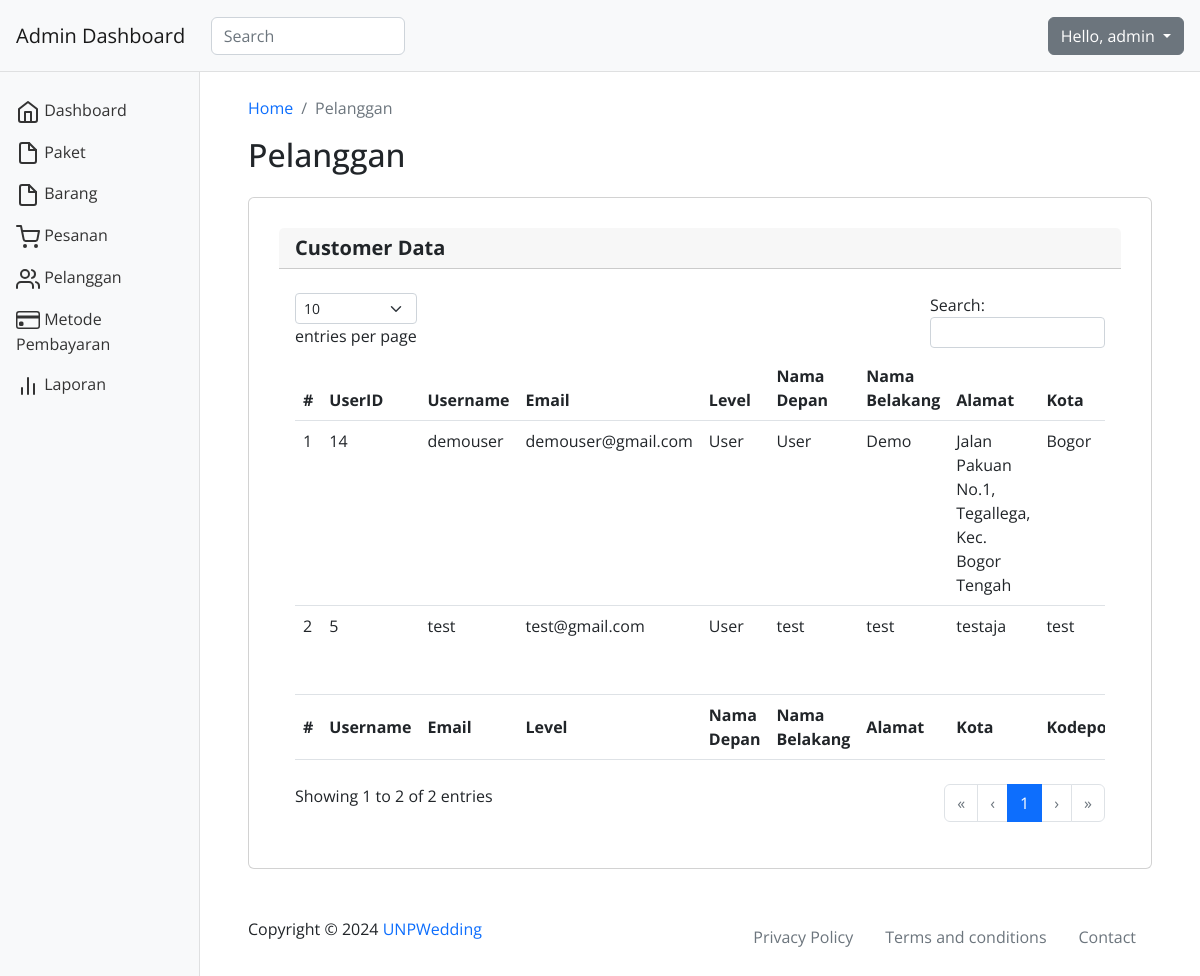
Screenshot of /dashboard/customers.php (signed in) with the database file from the repository.
### tables this page shows
CREATE TABLE IF NOT EXISTS `users` (
  `user_id` int NOT NULL AUTO_INCREMENT,
  `username` varchar(255) NOT NULL,
  `password` varchar(255) NOT NULL,
  `email` varchar(255) NOT NULL,
  `level` enum('User','Admin') NOT NULL,
  `first_name` varchar(100) DEFAULT NULL,
  `last_name` varchar(100) DEFAULT NULL,
  `address` varchar(255) DEFAULT NULL,
  `city` varchar(100) DEFAULT NULL,
  `zipcode` varchar(10) DEFAULT NULL,
  `telephone` varchar(20) DEFAULT NULL,
  `created_at` datetime NOT NULL,
  PRIMARY KEY (`user_id`)
);

### dashboard/function_customers.php (called while the page is built, shortened)
<?php
require_once("../config.php");
function getUsers() {
    global $conn;
    $stmt = $conn->prepare("SELECT * FROM users WHERE level='User' ORDER BY created_at DESC");
    $stmt->execute();
    $result = $stmt->get_result();
    $users = [];
    while ($row = $result->fetch_assoc()) {
        $users[] = $row;
    }
    return $users;
}
?>

### dashboard/customers.php (the view, shortened to what this page needs)
<?php
require_once("function_page.php");
require_once("function_customers.php");
$username = $_SESSION['username'];
?>
<!DOCTYPE html>
<html lang="en">
<head>
  <link rel="stylesheet" href="../vendor/bootstrap/css/bootstrap.min.css">
  <link rel="stylesheet" href="../assets/css/chartist.min.css">
  <link rel="stylesheet" href="../assets/css/style.css">
  <link rel="stylesheet" href="https://cdn.datatables.net/2.0.4/css/dataTables.dataTables.min.css">
</head>
<body>
  <nav class="navbar navbar-light bg-light p-3">
    <div class="d-flex col-12 col-md-3 col-lg-2 mb-2 mb-lg-0 flex-wrap flex-md-nowrap justify-content-between">
      <a class="navbar-brand" href="index.php">
      </a>
    </div>
    <div class="col-12 col-md-4 col-lg-2">
      <input class="form-control form-control-dark" type="text" placeholder="Search" aria-label="Search">
    </div>
    <div class="col-12 col-md-5 col-lg-8 d-flex align-items-center justify-content-md-end mt-3 mt-md-0">
      <div class="dropdown">
        <button class="btn btn-secondary dropdown-toggle" type="button" id="dropdownMenuButton" data-toggle="dropdown" aria-expanded="false">
          Hello, <?php echo $username; ?>
        </button>
      </div>
    </div>
  </nav>
  <div class="container-fluid">
    <div class="row">
      <main class="col-md-9 col-lg-10 offset-md-2 px-md-5 py-4">
        <nav aria-label="breadcrumb">
          <ol class="breadcrumb">
            <li class="breadcrumb-item"><a href="#">Home</a></li>
            <li class="breadcrumb-item active" aria-current="page">Pelanggan</li>
          </ol>
        </nav>
        <h1 class="h2">Pelanggan</h1>
        <div class="row">
          <div class="col-12 col-xl-12 mb-4 mb-lg-0">
            <div class="card">
              <h5 class="card-header">Customer Data</h5>
              <div class="card-body">
                <div class="table-responsive">
                  <table class="table" id="example" class="table table-striped" style="width:100%">
                    <thead>
                      <tr>
                        <th scope="col">#</th>
                        <th scope="col">UserID</th>
                        <th scope="col">Username</th>
                        <th scope="col">Email</th>
                        <th scope="col">Level</th>
                        <th scope="col">Nama Depan</th>
                        <th scope="col">Nama Belakang</th>
                        <th scope="col">Alamat</th>
                        <th scope="col">Kota</th>
                      </tr>
                    </thead>
                    <tbody>
                      <?php
                      $users = getUsers();
                      $no = 1;
                      foreach ($users as $user) {
                        echo "<tr>";
                        echo "<td>" . $no++ . "</td>";
                        echo "<td>" . $user['user_id'] . "</td>";
                        echo "<td>" . $user['username'] . "</td>";
                        echo "<td>" . $user['email'] . "</td>";
                        echo "<td>" . $user['level'] . "</td>";
                        echo "<td>" . $user['first_name'] . "</td>";
                        echo "<td>" . $user['last_name'] . "</td>";
                        echo "<td>" . $user['address'] . "</td>";
                        echo "<td>" . $user['city'] . "</td>";
                        echo "</tr>";
                      }
                      ?>
                    </tbody>
                    <tfoot>
                    <tr>
                        <th scope="col">#</th>
                        <th scope="col">Username</th>
                        <th scope="col">Email</th>
                        <th scope="col">Level</th>
                        <th scope="col">Nama Depan</th>
                        <th scope="col">Nama Belakang</th>
                        <th scope="col">Alamat</th>
                        <th scope="col">Kota</th>
                        <th scope="col">Kodepos</th>
                      </tr>
                    </tfoot>
                  </table>
                </div>
              </div>
            </div>
          </div>
        </div>
        <footer class="pt-5 d-flex justify-content-between">
          <span>Copyright © 2024 <a href="#">UNPWedding</a></span>
          <ul class="nav m-0">
            <li class="nav-item">
              <a class="nav-link text-secondary" aria-current="page" href="#">Privacy Policy</a>
            </li>
            <li class="nav-item">
              <a class="nav-link text-secondary" href="#">Terms and conditions</a>
            </li>
            <li class="nav-item">
              <a class="nav-link text-secondary" href="#">Contact</a>
            </li>
          </ul>
        </footer>
      </main>
    </div>
  </div>
</body>
</html>

### assets/css/style.css (style rules this page uses)
html, body, div, span, applet, object, iframe, h1, h2, h3, h4, h5, h6, p, blockquote, div pre, a, abbr, acronym, address, big, cite, code, del, dfn, em, font, img, ins, kbd, q, s, samp, small, strike, strong, sub, sup, tt, var, b, u, i, center, dl, dt, dd, ol, ul, li, figure, header, nav, section, article, aside, footer, figcaption { margin: 0; padding: 0; border: 0; outline: 0; }
ul, li { padding: 0; margin: 0; list-style: none; }
header, nav, section, article, aside, footer, hgroup { display: block; }
* { box-sizing: border-box; }
html, body { font-family: 'Open Sans', sans-serif; -ms-text-size-adjust: 100%; -webkit-font-smoothing: antialiased; -moz-osx-font-smoothing: grayscale; }
a { text-decoration: none !important; }
h1, h2, h3, h4, h5, h6 { margin-top: 0px; margin-bottom: 0px; font-weight: 700; }
ul { margin-bottom: 0px; }
html, body { font-family: 'Open Sans', sans-serif; }
.nav { justify-content: right; }
button, .accordion-button { color: #A77B78; }
button, .accordion-button:hover { color: #000; }
.page-order, .card { margin: 30px 0 0 0; padding: 50px; }
button[type=button] { width: 100%; }
.page-payment, .card { margin: 15px 0 0 0; padding: 30px; }
.main, .col-lg-10 { float: right; }
.navbar { box-shadow: inset 0 -1px 0 rgba(0, 0, 0, .1); }
@media (min-width: 767.98px) { .navbar { top: 0; position: sticky; z-index: 999; } }
body { overflow-x: hidden; }

### rows the page displays
users: user_id "14", username "demouser", email "demouser@gmail.com", level "User", first_name "User", last_name "Demo", address "Jalan Pakuan No.1, Tegallega, Kec. Bogor Tengah", city "Bogor"
users: user_id "5", username "test", email "test@gmail.com", level "User", first_name "test", last_name "test", address "testaja", city "test"

### other values shown
$username "admin"
